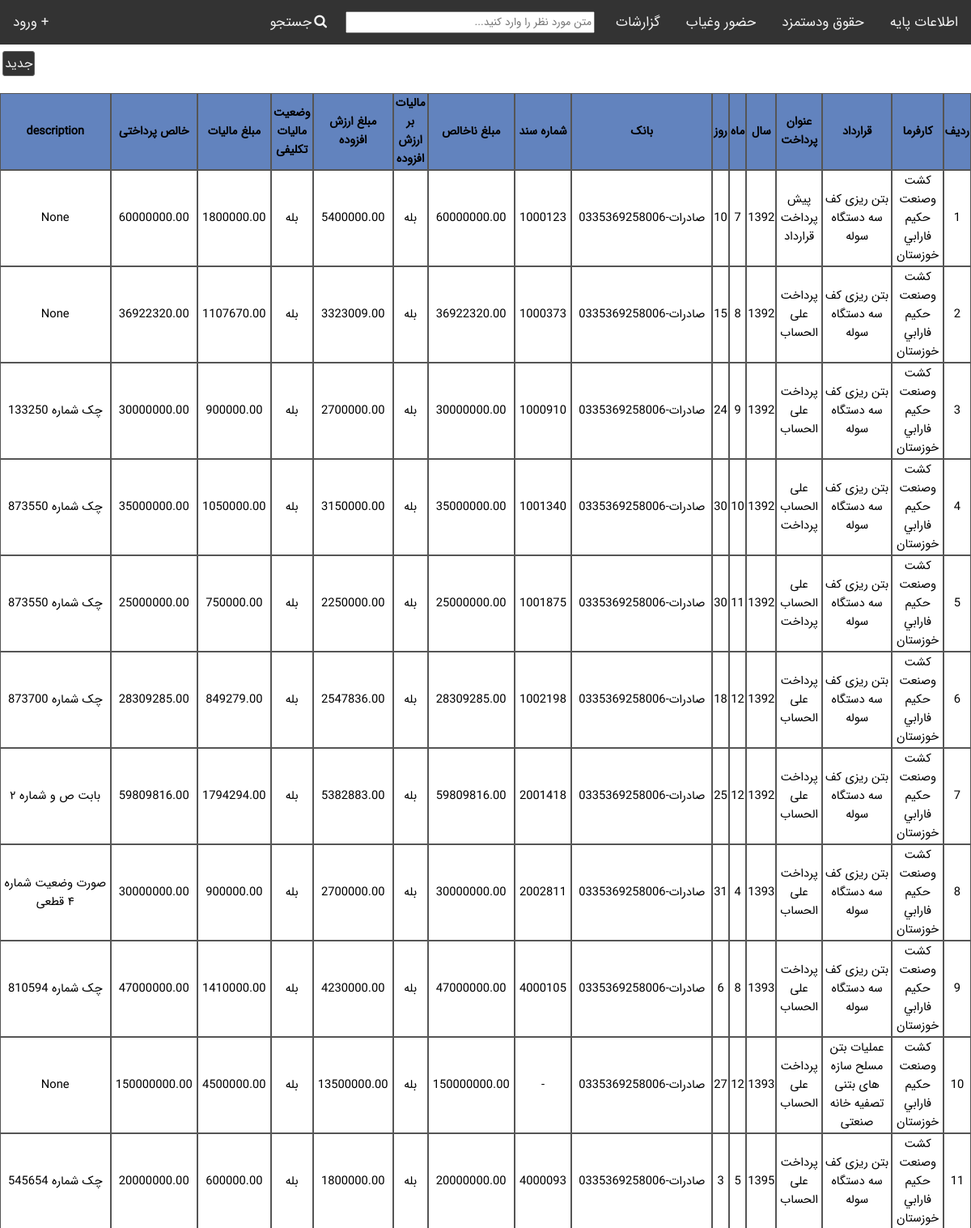
/incomes/ (upper part), run on the app's committed database.
### income/models.py (models this page shows, shortened)
class Income(models.Model):
    YEAR_CHOICES=[
        (1396,'1396'),
        (1397,'1397'),
        (1398,'1398'),
        (1399,'1399'),
        (1400,'1400'),
    ]
    MONTH_CHOICES=[
        (1,'فروردین'),
        (2,'اردیبشت'),
        (3,'خرداد'),
        (3,'تیر'),
        (5,'مرداد'),
        (6,'شهریور'),
        (7,'مهر'),
        (8,'آبان'),
        (9,'آذر'),
        (10,'دی'),
        (11,'بهمن'),
        (12,'اسفند'),
    ]
    DAY_CHOICES=[
        (1,'1'),
        (2,'2'),
        (3,'3'),
        (4,'4'),
        (5,'5'),
        (6,'6'),
        (7,'7'),
        (8,'8'),
        (9,'9'),
        (10,'10'),
        (11,'11'),
        (12,'12'),
        (13,'13'),
        (14,'14'),
        (15,'15'),
        (16,'16'),
        (17,'17'),
        (18,'18'),
        (19,'19'),
        (20,'20'),
        (21,'21'),
        (22,'22'),
        (23,'23'),
        (24,'24'),
        (25,'25'),
        (26,'26'),
        (27,'27'),
        (28,'28'),
        (29,'29'),
        (30,'30'),
        (31,'31'),
    ]
    TAX_STATUS=[
        (True,'مشمول'),
        (False,'معاف')
    ]
    employeer   =   models.ForeignKey(Employeer,verbose_name='کارفرما',on_delete=models.CASCADE)
    contract    =   models.ForeignKey(Contract,verbose_name='قرارداد',max_length=150,on_delete=models.CASCADE)
    title       =   models.CharField('عنوان پرداخت',max_length=100,blank=True)
    year        =   models.IntegerField('سال',choices=YEAR_CHOICES)
    month       =   models.IntegerField('ماه',choices=MONTH_CHOICES)
    day         =   models.IntegerField('روز',choices=DAY_CHOICES)
    bank        =   models.ForeignKey(Bank,verbose_name='بانک',on_delete=models.CASCADE,null=True,blank=True,default='')
    doc_number  =   models.CharField('شماره سند',max_length=30)
    gross_amount=   models.DecimalField('مبلغ ناخالص',max_digits=20,decimal_places=2)
    VAT_included=   models.BooleanField('مالیات بر ارزش افزوده ',choices=TAX_STATUS, default=True)
    VAT_amount  =   models.DecimalField('مبلغ ارزش افزوده',max_digits=20,decimal_places=2)
    tax_included=   models.BooleanField('وضعیت مالیات تکلیفی',choices=TAX_STATUS, default=True,)
    tax_amount  =   models.DecimalField('مبلغ مالیات',max_digits=20,decimal_places=2)
    pay_amount  =   models.DecimalField('خالص پرداختی',max_digits=20,decimal_places=2,default=0)
    description =   models.CharField(max_length=100,null=True,blank=True)
    class Meta:
        ordering=['year','month','day']

class Employeer(models.Model):
    title           =   models.CharField('نام کارفرما',max_length=50)
    national_code   =   models.CharField('شناسه ملی',max_length=11)
    economic_id     =   models.CharField('شماره اقتصادی',max_length=11)
    phone_number    =   models.CharField("شماره تلفن",max_length=11)
    city_name       =   models.ForeignKey(City,verbose_name="شهر",null=True,on_delete=models.SET_NULL)
    address         =   models.TextField(verbose_name="آدرس")
    description     =   models.CharField('توضیحات',max_length=100,null=True,blank=True)
    def __str__(self):
        return self.title

class Contract(models.Model):
    employer    =   models.ForeignKey(Employeer,verbose_name="کارفرما",on_delete=models.CASCADE)
    title       =   models.CharField('عنوان قرارداد',max_length=100)
    number      =   models.CharField('شماره قرارداد',max_length=50)
    date        =   models.DateField('تاریخ',)
    gross_amount=   models.DecimalField('مبلغ اولیه قرارداد',max_digits=20,decimal_places=2,default=0)
    adjustment_amount=   models.DecimalField('مبلغ تعدیل',max_digits=20,decimal_places=2,default=0)
    final_amount=   models.DecimalField('مبلغ نهایی قرارداد',max_digits=20,decimal_places=2,default=0)
    total_payments=   models.DecimalField('مجموع مبالغ دریافتی',max_digits=20,decimal_places=2,default=0)
    progress    =   models.DecimalField('درصد پیشرفت',max_digits=10,decimal_places=2,default=0)
    scan_file   =   models.FileField('فایل قرارداد',blank=True,upload_to='income/static/contracts')
    description =   models.CharField('توضیحات',blank=True,max_length=100)
    def __str__(self):
        return self.title

class Bank(models.Model):
    title           =   models.CharField('نام بانک',max_length=50)
    branch_name     =   models.CharField('نام شعبه',max_length=50)
    account_number   =   models.CharField('شماره حساب',max_length=50)
    shaba_number    =   models.CharField('شماره شبا',max_length=27)
    def __str__(self):
        return "{}-{}".format(self.title,self.account_number)

### income/views.py (the view)
# urls.py: path('incomes/',get_incomes_view,name='incomes'),
def get_incomes_view(request,*args,**kwargs):
    ordering=('year','month','day')
    for income in Income.objects.all():
        income.tax_amount=round(income.gross_amount * decimal.Decimal(0.03),0)
        if income.VAT_included == True:
            income.VAT_amount =round(income.gross_amount*decimal.Decimal(0.09),0)
        income.save()
    view=ViewGenerator(table=Income,opration_buttons={},
                        select_checkbox=False,add_url='add_income',ordering=ordering)
    return render(request,"list.html",view.get_context_template())

### income/templatetags/getattribute.py (called while the page is built)
def getattribute(value, arg):
    if hasattr(value, str(arg)):
        attr =getattr(value, arg)
        if type(attr)==bool:
            if attr==True:
                return 'بله'
            elif attr==False:
                return 'خیر'
        return attr
    elif hasattr(value, 'has_key') and value.has_key(arg):
        return value[arg]
    elif numeric_test.match(str(arg)) and len(value) > int(arg):
        return value[int(arg)]
    else:
        return settings.TEMPLATE_STRING_IF_INVALID

### views_generator.py (called while the page is built)
    def get_filed_names(self):
        filed_names=list()
        for f in self.table._meta.get_fields():
            if hasattr(f,'verbose_name') and f.name!='id':
                filed_names.append(f.name)
        return filed_names

    def get_field_labels(self):
        field_labels=list()
        field_labels.append('ردیف')
        for f in self.table._meta.get_fields():
            if hasattr(f,'verbose_name') and f.name!='id':
                field_labels.append(f.verbose_name)
        return field_labels

    def get_context_template(self,id=''):
        if self.entites is None:
            if id!="":
                objects=self.table.objects.all().filter(id=id).order_by(*(self.ordering))
            else:
                objects=self.table.objects.all().filter().order_by(*(self.ordering))
        else:
            objects=self.entites
        context={
        'objects':objects,
        'titles': self.get_field_labels(),
        'field_names':self.get_filed_names(),
        'add_url_name':self.add_url,
        'opration_buttons':self.opration_buttons,
        'select_checkbox':self.select_checkbox,
        }
        return context

### income/templates/list.html (shortened to what this page needs)
<!DOCTYPE html>
<html>
<head>
</head>
<body>
    {% include "navbar.html" %}
    {% load getattribute %}
    {% load l10n %}
    <a href="{% url add_url_name %}" class="button" target="blank">جدید</a>
    <div id='data-list'>
        <table>
            <tr>
                {% for title in titles %}
                <th>
                    {{title}}
                </th>
                {% endfor %}
            </tr>
            {% if objects %}
            {% for object in objects %}
            <tr>
                <td>{{forloop.counter}}</td>
                {% for field in field_names %}
                    {% if field == "year" %}
                        {% localize off %}
                            <td>{{ object|getattribute:field }}</td>
                        {% endlocalize %}
                    {% else %}
                        <td>{{ object|getattribute:field }}</td>
                    {% endif %}
                {% endfor %}
            </tr>
            {% endfor %}
            {% endif %}
        </table>
    </div>
</body>
</html>

### income/static/css/base.css (style rules this page uses)
* { direction: rtl; font-family: IRANSans; }
body { margin: 0; }
th { text-align: center; background-color: rgb(161, 159, 159); border: 1px solid black; }
td { text-align: center; border: 1px solid black; }
table { border-spacing: 0; }

### income/templates/list.html (style rules this page uses)
#data-list th { text-align: center; background-color: rgb(98, 131, 190); border: 1px solid #555; font-size: 90%; font-style: normal; padding-top: 0; }
#data-list td { text-align: center; border: 1px solid #555; font-size: 92%; }
#data-list table { border-spacing: 0px; width: 100%; }
#data-list { margin-top: 5%; width: 100%; overflow: auto; }
.button { border: 1px solid #666; text-decoration: none; float: left; margin-left: 3px; margin-top: 8px; padding: 2px; background-color: #333; color: #f3f3f3; border-radius: 3px; }

### income/templates/navbar.html (style rules this page uses)
body { transition: 0.5s; }

### data on the page
Income: field_names "كشت وصنعت حكيم فارابي خوزستان" "بتن ریزی کف سه دستگاه سوله" "پیش پرداخت قرارداد" "7" "10" "صادرات-0335369258006" "1000123" "60000000.00" "بله" "5400000.00" "بله" "1800000.00" "60000000.00" "None", field_names "1392"
Income: field_names "كشت وصنعت حكيم فارابي خوزستان" "بتن ریزی کف سه دستگاه سوله" "پرداخت علی الحساب" "8" "15" "صادرات-0335369258006" "1000373" "36922320.00" "بله" "3323009.00" "بله" "1107670.00" "36922320.00" "None", field_names "1392"
Income: field_names "كشت وصنعت حكيم فارابي خوزستان" "بتن ریزی کف سه دستگاه سوله" "پرداخت علی الحساب" "9" "24" "صادرات-0335369258006" "1000910" "30000000.00" "بله" "2700000.00" "بله" "900000.00" "30000000.00" "چک شماره 133250", field_names "1392"
Income: field_names "كشت وصنعت حكيم فارابي خوزستان" "بتن ریزی کف سه دستگاه سوله" "علی الحساب پرداخت" "10" "30" "صادرات-0335369258006" "1001340" "35000000.00" "بله" "3150000.00" "بله" "1050000.00" "35000000.00" "چک شماره 873550", field_names "1392"
Income: field_names "كشت وصنعت حكيم فارابي خوزستان" "بتن ریزی کف سه دستگاه سوله" "علی الحساب پرداخت" "11" "30" "صادرات-0335369258006" "1001875" "25000000.00" "بله" "2250000.00" "بله" "750000.00" "25000000.00" "چک شماره 873550", field_names "1392"
Income: field_names "كشت وصنعت حكيم فارابي خوزستان" "بتن ریزی کف سه دستگاه سوله" "پرداخت علی الحساب" "12" "18" "صادرات-0335369258006" "1002198" "28309285.00" "بله" "2547836.00" "بله" "849279.00" "28309285.00" "چک شماره 873700", field_names "1392"
Income: field_names "كشت وصنعت حكيم فارابي خوزستان" "بتن ریزی کف سه دستگاه سوله" "پرداخت علی الحساب" "12" "25" "صادرات-0335369258006" "2001418" "59809816.00" "بله" "5382883.00" "بله" "1794294.00" "59809816.00" "بابت ص و شماره ۲", field_names "1392"
Income: field_names "كشت وصنعت حكيم فارابي خوزستان" "بتن ریزی کف سه دستگاه سوله" "پرداخت علی الحساب" "4" "31" "صادرات-0335369258006" "2002811" "30000000.00" "بله" "2700000.00" "بله" "900000.00" "30000000.00" "صورت وضعیت شماره ۴ قطعی", field_names "1393"
Income: field_names "كشت وصنعت حكيم فارابي خوزستان" "بتن ریزی کف سه دستگاه سوله" "پرداخت علی الحساب" "8" "6" "صادرات-0335369258006" "4000105" "47000000.00" "بله" "4230000.00" "بله" "1410000.00" "47000000.00" "چک شماره 810594", field_names "1393"
Income: field_names "كشت وصنعت حكيم فارابي خوزستان" "عملیات بتن مسلح سازه های بتنی تصفیه خانه صنعتی" "پرداخت علی الحساب" "12" "27" "صادرات-0335369258006" "-" "150000000.00" "بله" "13500000.00" "بله" "4500000.00" "150000000.00" "None", field_names "1393"
Income: field_names "كشت وصنعت حكيم فارابي خوزستان" "بتن ریزی کف سه دستگاه سوله" "پرداخت علی الحساب" "5" "3" "صادرات-0335369258006" "4000093" "20000000.00" "بله" "1800000.00" "بله" "600000.00" "20000000.00" "چک شماره 545654", field_names "1395"

### other printed values
{{ title }} "ردیف" "کارفرما" "قرارداد" "عنوان پرداخت" "سال" "ماه" "روز" "بانک" "شماره سند" "مبلغ ناخالص" "مالیات بر ارزش افزوده" "مبلغ ارزش افزوده" "وضعیت مالیات تکلیفی" "مبلغ مالیات" "خالص پرداختی" "description"
